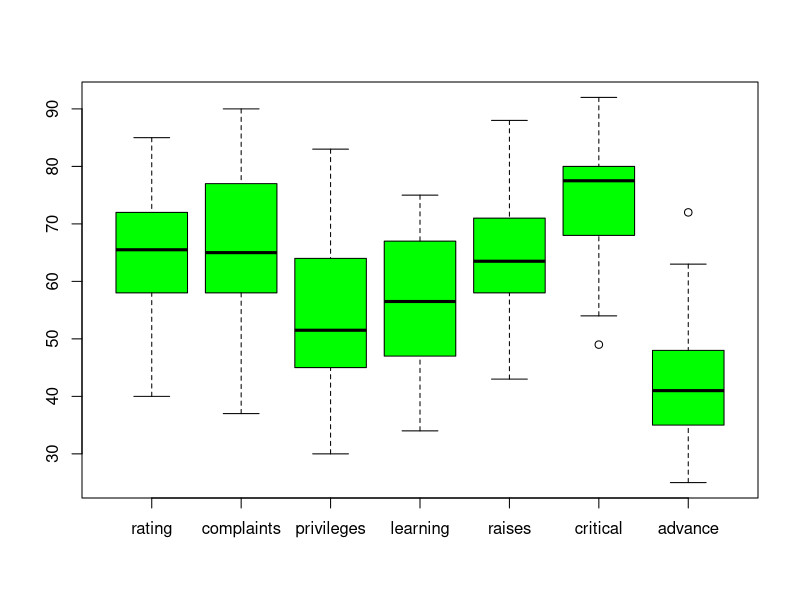
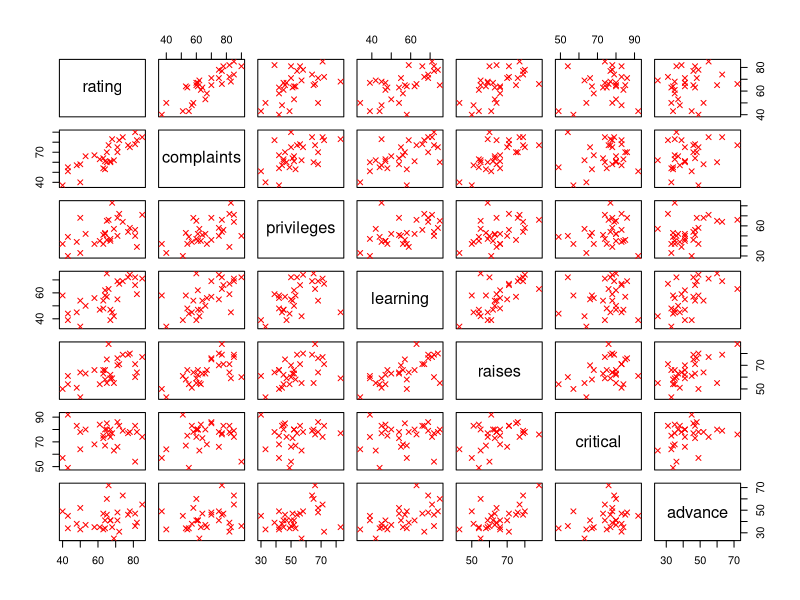
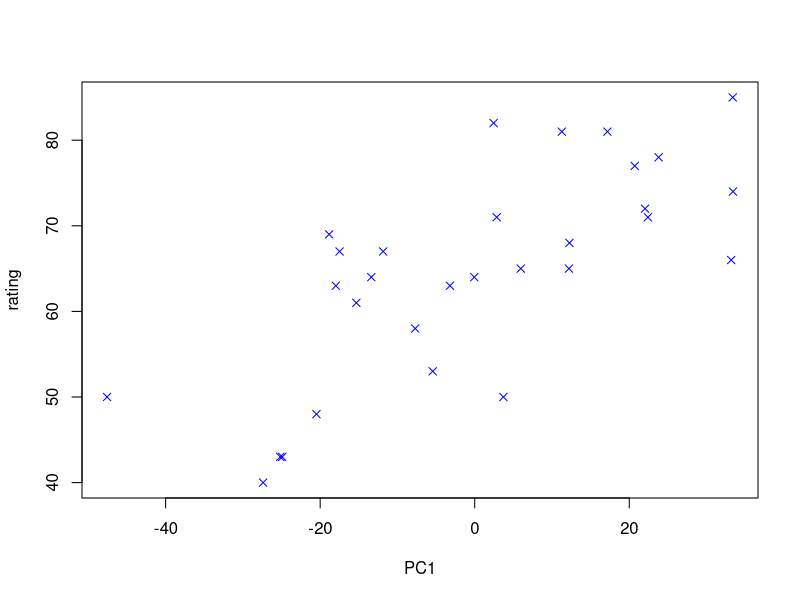
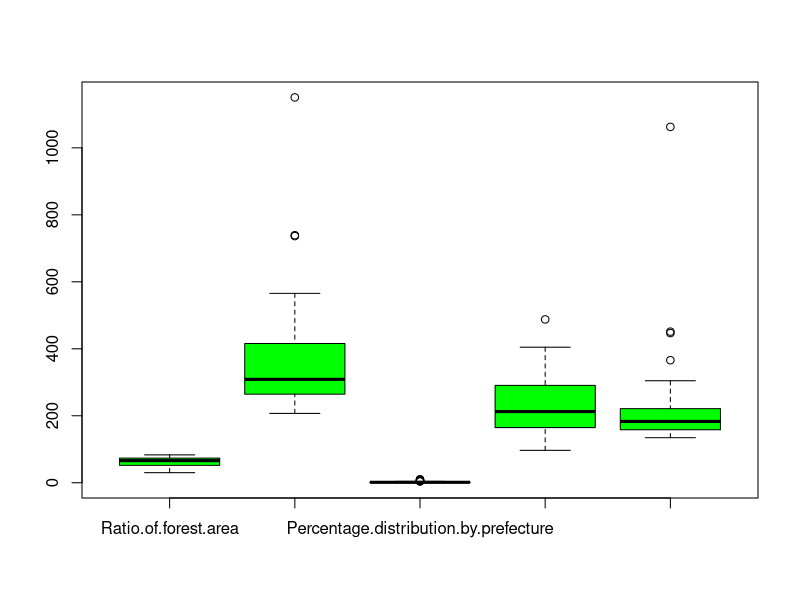

Write R code to recreate these figures, in order.
### 主成分分析

### datasets::attitude による例
## ある金融機関の30の部署の事務職員への管理者の態度に関するアンケート調査
## 以下の7つの質問に対する好意的な回答の百分率
## rating:     全体的な評価
## complaints: 職員の苦情への対処
## privileges: えこひいきしていないか
## learning:   学習の機会はあるか
## raises:     仕事にみあった昇給をしているか
## critical:   批判的すぎないか
## advance:    昇進の機会はあるか

## データの図示
boxplot(attitude, col="green")     # 箱ひげ図
plot(attitude, pch=4, col="red") # 散布図
## データの整形: ratingは全体の特徴量に相当するので分析から除外
mydata <- subset(attitude, select=-rating) 
## 主成分分析
est <- prcomp(mydata) 
est$rotation # 各主成分方向を列ベクトルとする行列
## 主成分方向から読み取れること:
## 第1: 全変数の符号が同じ，全体の傾向を表す方向
## 第2: 正の向きに管理者の能力，負の向きに職員の待遇
## 第3: 正の向きにポジティブな項目, 負の向きにネガティブな項目

## 主成分得点の計算
pc <- predict(est) 
head(pc) # 一部を表示
plot(attitude$rating ~ pc[,1], # ratingと第1主成分の関係を図示
	xlab="PC1", ylab="rating", pch=4, col="blue") 

## 上と同じ分析を別の書き方で実行
prcomp( ~ . - rating, data=attitude) 
## 変数の正規化: 各変数をその標準偏差で割る．結果は変わる．
prcomp(mydata,scale.=TRUE) 
## 各変数のばらつきに大きな違いがある場合, ばらつきが大きい変数の効果を
## 重視してしまうことになるため, 全変数を同等に扱う必要がある

### 総務省統計局の統計データによる例
### http://www.stat.go.jp/data/shihyou/naiyou.htm
## 社会生活統計指標－都道府県の指標－2017 社会生活統計指標 2017年2月17日公表
## http://www.e-stat.go.jp/SG1/estat/List.do?bid=000001083999&cycode=0
## 森林面積割合 Ratio of forest area (%) 2014
## 就業者１人当たり農業産出額(販売農家）Gross agricultural product per agricultural worker
##         (commercial farm households) (万円:10 thousand yen) 2014
## 全国総人口に占める人口割合 Percentage distribution by prefecture (%) 2015
## 土地生産性（耕地面積１ヘクタール当たり）Land productivity
##         (per hectare of cultivated land area) (万円:10 thousand yen) 2014
## 商業年間商品販売額［卸売業＋小売業］（事業所当たり）Annual sales of commercial goods
##     [wholesale and retail trade] (per establishment) (百万円:million yen) 2013

## データの読み込み
mydata <- read.csv(file="japan-living.csv", row.names=1, header=TRUE)
head(mydata) # データの一部を表示
boxplot(mydata, col="green") # データの図示．変数のばらつきに大きな違いがある
(est <- prcomp(mydata,scale=TRUE))
## 主成分方向から読み取れること:
## 第1: 人の多さに関する成分(正の向きほど人が多い)
## 第2: 農業生産力に関する成分(正の向きほど高い)
